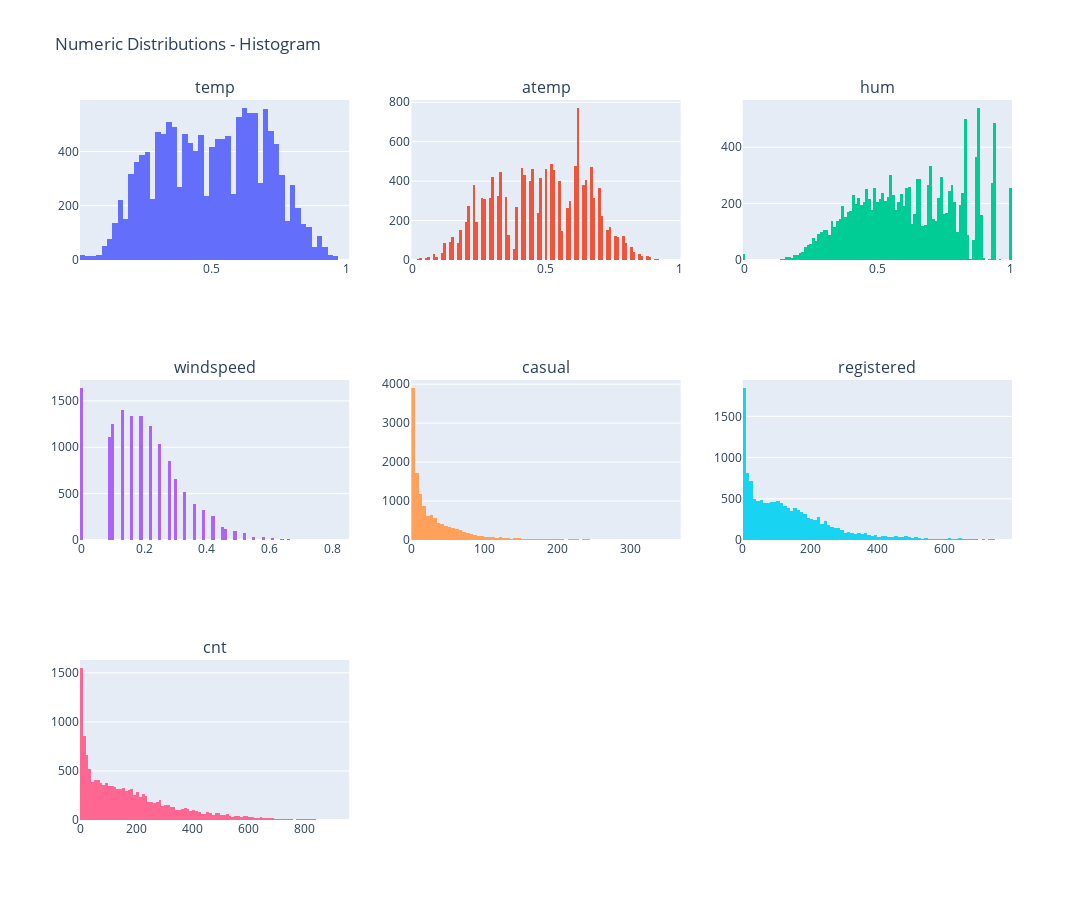

Notebook source saved alongside this figure:
### Code cell
data_explorer.plot_numeric_distribution(plot_type="histogram")

### Figure 1 — Plotly figure (JSON) as saved in the notebook; plotly's stock layout.template omitted (floating-point values rounded to 4 significant figures; data arrays with more than 128 entries replaced by an {"elided": "..."} marker saying what was removed)
{"data": [{"name": "temp", "showlegend": false, "type": "histogram", "x": {"elided": "13903 float values"}, "xaxis": "x", "yaxis": "y"}, {"name": "atemp", "showlegend": false, "type": "histogram", "x": {"elided": "13903 float values"}, "xaxis": "x2", "yaxis": "y2"}, {"name": "hum", "showlegend": false, "type": "histogram", "x": {"elided": "13903 float values"}, "xaxis": "x3", "yaxis": "y3"}, {"name": "windspeed", "showlegend": false, "type": "histogram", "x": {"elided": "13903 float values"}, "xaxis": "x4", "yaxis": "y4"}, {"name": "casual", "showlegend": false, "type": "histogram", "x": {"elided": "13903 int values"}, "xaxis": "x5", "yaxis": "y5"}, {"name": "registered", "showlegend": false, "type": "histogram", "x": {"elided": "13903 int values"}, "xaxis": "x6", "yaxis": "y6"}, {"name": "cnt", "showlegend": false, "type": "histogram", "x": {"elided": "13903 int values"}, "xaxis": "x7", "yaxis": "y7"}], "layout": {"annotations": [{"font": {"size": 16}, "showarrow": false, "text": "temp", "x": 0.1444, "xanchor": "center", "xref": "paper", "y": 1, "yanchor": "bottom", "yref": "paper"}, {"font": {"size": 16}, "showarrow": false, "text": "atemp", "x": 0.5, "xanchor": "center", "xref": "paper", "y": 1, "yanchor": "bottom", "yref": "paper"}, {"font": {"size": 16}, "showarrow": false, "text": "hum", "x": 0.8556, "xanchor": "center", "xref": "paper", "y": 1, "yanchor": "bottom", "yref": "paper"}, {"font": {"size": 16}, "showarrow": false, "text": "windspeed", "x": 0.1444, "xanchor": "center", "xref": "paper", "y": 0.6111, "yanchor": "bottom", "yref": "paper"}, {"font": {"size": 16}, "showarrow": false, "text": "casual", "x": 0.5, "xanchor": "center", "xref": "paper", "y": 0.6111, "yanchor": "bottom", "yref": "paper"}, {"font": {"size": 16}, "showarrow": false, "text": "registered", "x": 0.8556, "xanchor": "center", "xref": "paper", "y": 0.6111, "yanchor": "bottom", "yref": "paper"}, {"font": {"size": 16}, "showarrow": false, "text": "cnt", "x": 0.1444, "xanchor": "center", "xref": "paper", "y": 0.2222, "yanchor": "bottom", "yref": "paper"}], "height": 900, "title": {"text": "Numeric Distributions - Histogram"}, "width": 1200, "xaxis": {"anchor": "y", "domain": [0, 0.2889]}, "xaxis2": {"anchor": "y2", "domain": [0.3556, 0.6444]}, "xaxis3": {"anchor": "y3", "domain": [0.7111, 1]}, "xaxis4": {"anchor": "y4", "domain": [0, 0.2889]}, "xaxis5": {"anchor": "y5", "domain": [0.3556, 0.6444]}, "xaxis6": {"anchor": "y6", "domain": [0.7111, 1]}, "xaxis7": {"anchor": "y7", "domain": [0, 0.2889]}, "xaxis8": {"anchor": "y8", "domain": [0.3556, 0.6444]}, "xaxis9": {"anchor": "y9", "domain": [0.7111, 1]}, "yaxis": {"anchor": "x", "domain": [0.7778, 1]}, "yaxis2": {"anchor": "x2", "domain": [0.7778, 1]}, "yaxis3": {"anchor": "x3", "domain": [0.7778, 1]}, "yaxis4": {"anchor": "x4", "domain": [0.3889, 0.6111]}, "yaxis5": {"anchor": "x5", "domain": [0.3889, 0.6111]}, "yaxis6": {"anchor": "x6", "domain": [0.3889, 0.6111]}, "yaxis7": {"anchor": "x7", "domain": [0, 0.2222]}, "yaxis8": {"anchor": "x8", "domain": [0, 0.2222]}, "yaxis9": {"anchor": "x9", "domain": [0, 0.2222]}}}
